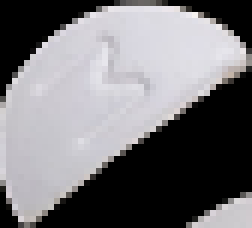
#> input picture SPL_1.png, 42 x 38 px (shown 6 times larger)
$ python removebg.py
#> lines starting #> are read from the running program, lines starting #| are printed output that depends on the picture; after the words box and inside, x2 and y2 are one past the last pixel; in counts of white or black regions, pixels touching at a corner belong together
import cv2
import numpy as np

# 이미지 불러오기
img = cv2.imread('SPL_1.png')
#> img is the input picture: shape (38, 42, 3); mean B, G, R 120.5, 117.4, 118.7

# 변환 graky
gray = cv2.cvtColor(img, cv2.COLOR_BGR2GRAY)

# 임계값 조절
mask = cv2.threshold(gray, 225, 255, cv2.THRESH_BINARY)[1]
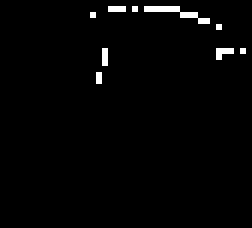
#> mask: shape (38, 42) (shown 6 times larger); 1.7% white in thin lines or dots, all inside (x1, y1, x2, y2) = (15, 1, 41, 14)

# mask
mask = 255 - mask

# morphology 적용
# borderconstant 사용
kernel = np.ones((3,3), np.uint8)
mask = cv2.morphologyEx(mask, cv2.MORPH_OPEN, kernel)
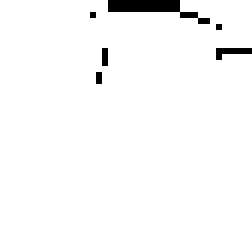
#> mask: shape (38, 42) (shown 6 times larger); 97.3% white; 6 black regions (5 under 20 px), largest, box (x1, y1, x2, y2) and area: (18, 0, 35, 4) 29
mask = cv2.morphologyEx(mask, cv2.MORPH_CLOSE, kernel)
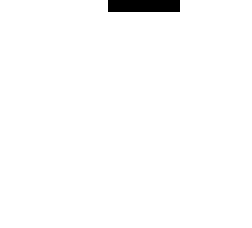
#> mask: shape (38, 42) (shown 6 times larger); 98.5% white; 1 black region, box (x1, y1, x2, y2) and area: (18, 0, 30, 2) 24

# anti-alias the mask
# blur alpha channel
mask = cv2.GaussianBlur(mask, (0,0), sigmaX=2, sigmaY=2, borderType = cv2.BORDER_DEFAULT)
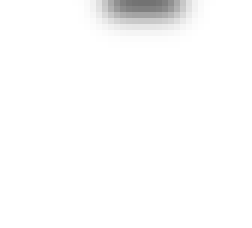
#> mask: shape (38, 42) (shown 6 times larger); min 114, max 255, mean 251.6

# linear stretch so that 127.5 goes to 0, but 255 stays 255
mask = (2*(mask.astype(np.float32))-255.0).clip(0,255).astype(np.uint8)
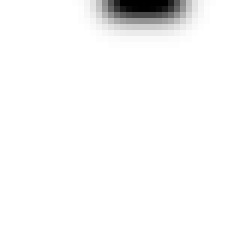
#> mask: shape (38, 42) (shown 6 times larger); min 0, max 255, mean 248.3

# put mask into alpha channel
result = img.copy()
result = cv2.cvtColor(result, cv2.COLOR_BGR2BGRA)
result[:, :, 3] = mask
#> result: shape (38, 42, 4); mean B, G, R, A 120.5, 117.4, 118.7, 248.3

# 저장
cv2.imwrite('translated.png', result)

$ run again, with SPL_0.png copied over SPL_1.png
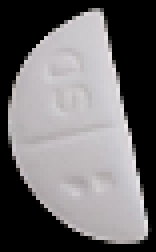
#> input picture SPL_0.png, 39 x 63 px (shown 4 times larger)
#> img is the input picture: shape (63, 39, 3); mean B, G, R 109.4, 107.9, 110.3
#> `mask = cv2.threshold(gray, 225, 255, cv2.THRESH_BINARY)[1]`:
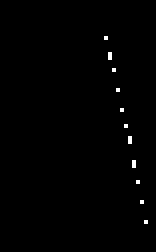
#> mask: shape (63, 39) (shown 4 times larger); 0.57% white in thin lines or dots, all inside (x1, y1, x2, y2) = (26, 9, 37, 56)
